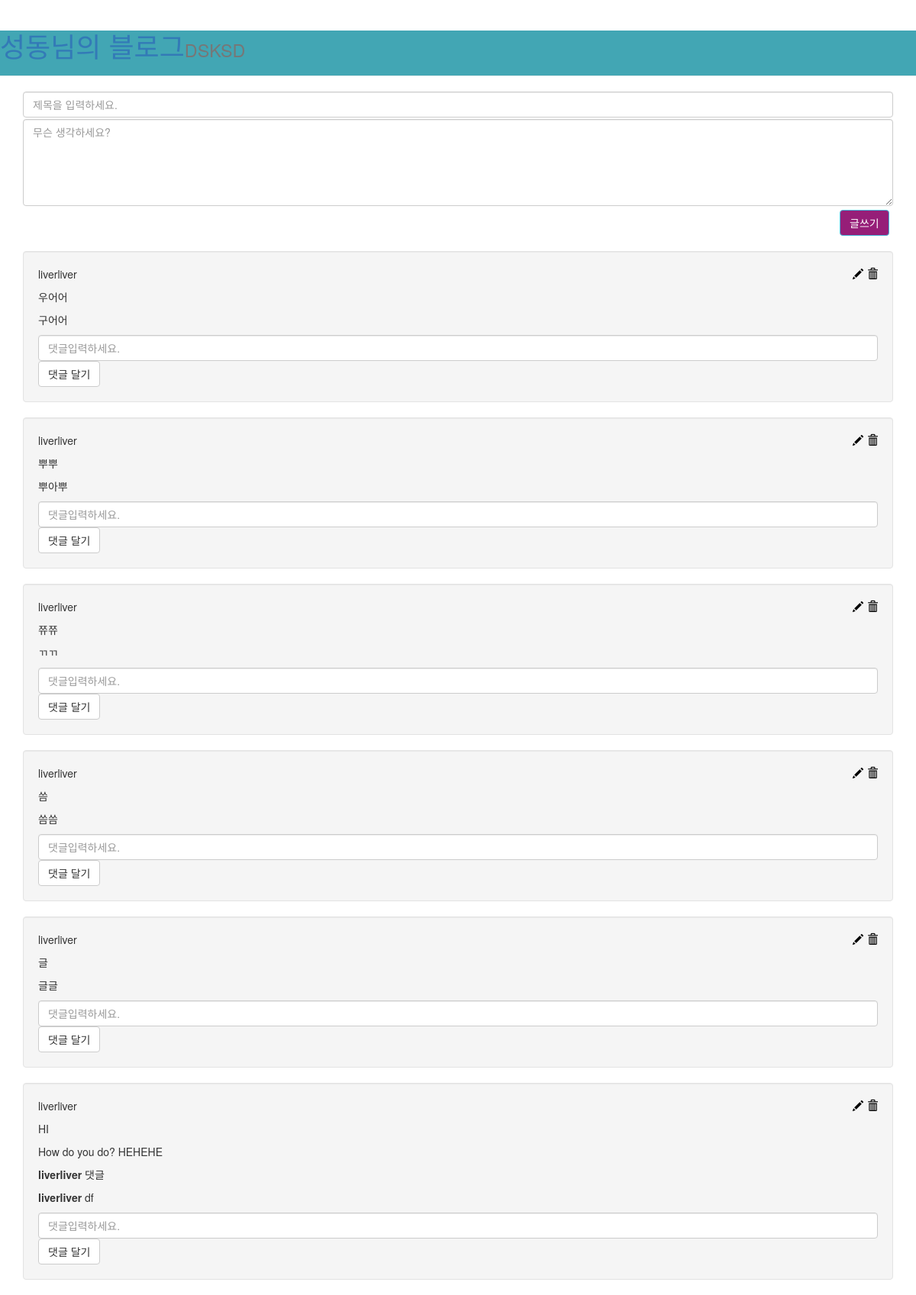
The page / on the database its author committed.
### blog/models.py (models this page shows, shortened)
class Post(models.Model):
    author = models.ForeignKey('auth.User')
    title = models.CharField(max_length=200)
    text = models.TextField(null=False)
    created_date = models.DateTimeField(default=timezone.now)
    published_date = models.DateTimeField(blank=True, null=True)

class Comment(models.Model):
    post = models.ForeignKey('blog.Post', related_name='comments')
    author = models.ForeignKey('auth.User')
    text = models.TextField()
    created_date = models.DateTimeField(default=timezone.now)

### blog/views.py (the view)
# urls.py: url(r'^$',views.index, name = 'index'),
def index(request):
    posts = Post.objects.all().order_by('-published_date')
    user = request.user
    context = {'posts' : posts,'current_user':user,} #request한 사람이 누구인지를 변수로 만들어 던져줌
    return render(request, 'blog/index.html', context)

### blog/templates/blog/index.html (shortened to what this page needs)
{% extends "blog/base.html" %}
{% block content %}
    <div class = "container">
        <form style = "margin-bottom: 20px;" action="{% url 'write' %}" method="POST">{% csrf_token %}
        <input style="margin-bottom: 2px;" class="form-control" type ="text" id="title" name="title" placeholder="제목을 입력하세요." required>
        <textarea class="form-control" id="content" rows=5  name="text" placeholder="무슨 생각하세요?"></textarea>
        <button type="submit" class="btn btn-info" style="margin-top: 5px; background-color: #961e78; margin-left: 1070px;">글쓰기</button>
    </form>
    {% for post in posts %}
    <div class = "well">
        <a href="{% url 'delete' pk=post.pk %}" style="float:right; color: black;"><span class="glyphicon glyphicon-trash"></span></a>
        <a href= "{% url 'edit' pk=post.pk %}" style="color: black; float:right; margin-right: 5px;" ><span class="glyphicon glyphicon-pencil"></span></a>
        <p>{{post.author}}</p>
        <p>{{post.title}}</p>
        <p>{{post.text}}</p>
        <div class= "reply_{{ post.pk }}">
            {% for x in post.comments.all %}
                <p><strong>{{x.author}}  </strong>{{ x.text }}
                </p>
            {% endfor %}
        </div>
        <input type = "text" name="content" class="form-control" id="content_{{ post.pk }}"  placeholder= "댓글입력하세요." required>
        <button value = "{{ post.pk }}" type="submit" class="btn btn-default reply_submit">댓글 달기</button>
    </div>
    {% endfor %}
</div>
{% endblock %}

### blog/templates/blog/base.html (shortened to what this page needs)
<!DOCTYPE html>
<html lang="en">
<head>
  <link rel="stylesheet" href="//maxcdn.bootstrapcdn.com/bootstrap/3.3.6/css/bootstrap.min.css">
</head>
<body>
    <div class="page-header" style="background-color: #42a6b4;">
      <a style="text-decoration: none;" href="{% url 'index' %}"><div class="font-effect-neon><h1 style="margin-top: 5px; color: white; margin-left: 10px; font-size: 50px;font-family: 'Rancho';><h1>성동님의 블로그<small>DSKSD</small></h1></div></a>
    </div>
    {% block content %}{% endblock %}
</body>
</html>

### rows shown on the page
Post: author "liverliver", title "우어어", text "구어어", {{ post.pk }} 8 (drawn)
Post: author "liverliver", title "뿌뿌", text "뿌아뿌", {{ post.pk }} 7 (drawn)
Post: author "liverliver", title "쮸쮸", text "ㄲㄲ", {{ post.pk }} 6 (drawn)
Post: author "liverliver", title "씀", text "씀씀", {{ post.pk }} 5 (drawn)
Post: author "liverliver", title "글", text "글글", {{ post.pk }} 4 (drawn)
Post: author "liverliver", title "HI", text "How do you do? HEHEHE", {{ post.pk }} 1 (drawn)
Comment: author "liverliver", text "댓글"
Comment: author "liverliver", text "df"
